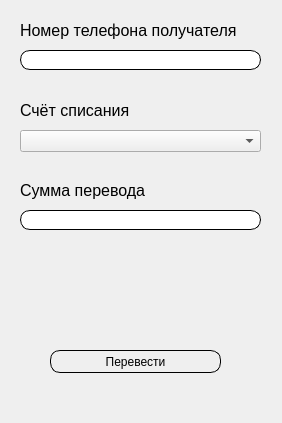
<?xml version="1.0" encoding="UTF-8"?>
<ui version="4.0">
 <class>Form</class>
 <widget class="QWidget" name="Form">
  <property name="geometry">
   <rect>
    <x>0</x>
    <y>0</y>
    <width>282</width>
    <height>423</height>
   </rect>
  </property>
  <property name="windowTitle">
   <string>Form</string>
  </property>
  <property name="styleSheet">
   <string notr="true">QPushButton{
	border: 1px solid black;
	border-radius: 10px;
}</string>
  </property>
  <widget class="QComboBox" name="accountsBox">
   <property name="geometry">
    <rect>
     <x>20</x>
     <y>130</y>
     <width>241</width>
     <height>22</height>
    </rect>
   </property>
  </widget>
  <widget class="QLabel" name="label">
   <property name="geometry">
    <rect>
     <x>20</x>
     <y>100</y>
     <width>241</width>
     <height>21</height>
    </rect>
   </property>
   <property name="font">
    <font>
     <pointsize>12</pointsize>
    </font>
   </property>
   <property name="text">
    <string>Счёт списания</string>
   </property>
  </widget>
  <widget class="QLineEdit" name="transferSummEdit">
   <property name="geometry">
    <rect>
     <x>20</x>
     <y>210</y>
     <width>241</width>
     <height>20</height>
    </rect>
   </property>
   <property name="styleSheet">
    <string notr="true">border: 1px solid black;
	border-radius: 10px;</string>
   </property>
   <property name="inputMask">
    <string/>
   </property>
  </widget>
  <widget class="QLabel" name="label_2">
   <property name="geometry">
    <rect>
     <x>20</x>
     <y>180</y>
     <width>241</width>
     <height>21</height>
    </rect>
   </property>
   <property name="font">
    <font>
     <pointsize>12</pointsize>
    </font>
   </property>
   <property name="text">
    <string>Сумма перевода</string>
   </property>
  </widget>
  <widget class="QLabel" name="label_3">
   <property name="geometry">
    <rect>
     <x>90</x>
     <y>260</y>
     <width>101</width>
     <height>61</height>
    </rect>
   </property>
   <property name="text">
    <string/>
   </property>
   <property name="pixmap">
    <pixmap>images/logo.svg</pixmap>
   </property>
  </widget>
  <widget class="QPushButton" name="transferMoneyButton">
   <property name="geometry">
    <rect>
     <x>50</x>
     <y>350</y>
     <width>171</width>
     <height>23</height>
    </rect>
   </property>
   <property name="cursor">
    <cursorShape>PointingHandCursor</cursorShape>
   </property>
   <property name="styleSheet">
    <string notr="true">:hover {
    background-color: rgb(204, 102, 255);
}</string>
   </property>
   <property name="text">
    <string>Перевести</string>
   </property>
  </widget>
  <widget class="QLabel" name="label_4">
   <property name="geometry">
    <rect>
     <x>20</x>
     <y>20</y>
     <width>241</width>
     <height>21</height>
    </rect>
   </property>
   <property name="font">
    <font>
     <pointsize>12</pointsize>
    </font>
   </property>
   <property name="text">
    <string>Номер телефона получателя</string>
   </property>
  </widget>
  <widget class="QLineEdit" name="numberRecipientEdit">
   <property name="geometry">
    <rect>
     <x>20</x>
     <y>50</y>
     <width>241</width>
     <height>20</height>
    </rect>
   </property>
   <property name="styleSheet">
    <string notr="true">border: 1px solid black;
	border-radius: 10px;</string>
   </property>
  </widget>
  <widget class="QLabel" name="errorLabel">
   <property name="geometry">
    <rect>
     <x>20</x>
     <y>70</y>
     <width>241</width>
     <height>16</height>
    </rect>
   </property>
   <property name="styleSheet">
    <string notr="true"/>
   </property>
   <property name="text">
    <string/>
   </property>
  </widget>
 </widget>
 <resources/>
 <connections/>
</ui>
